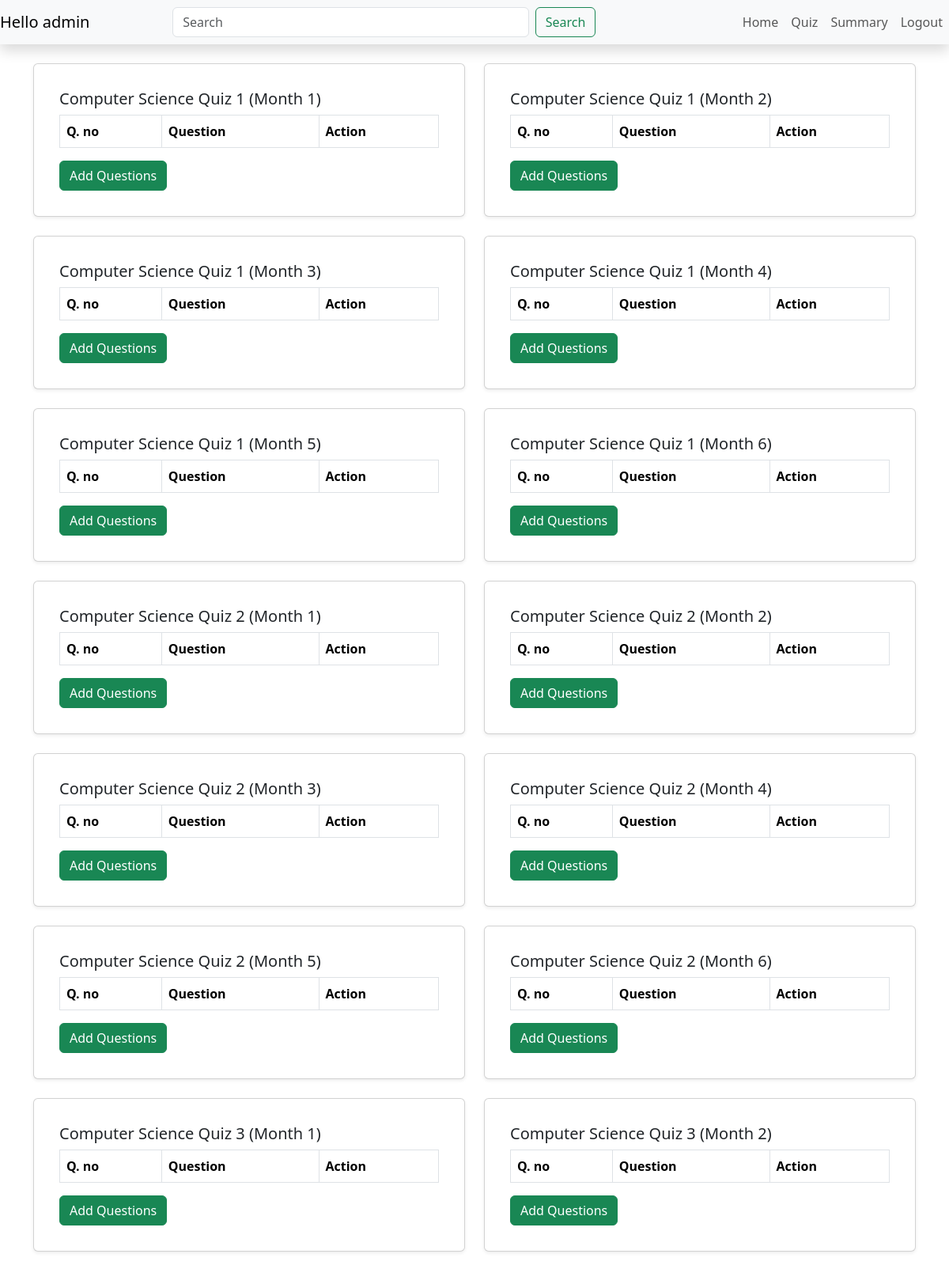
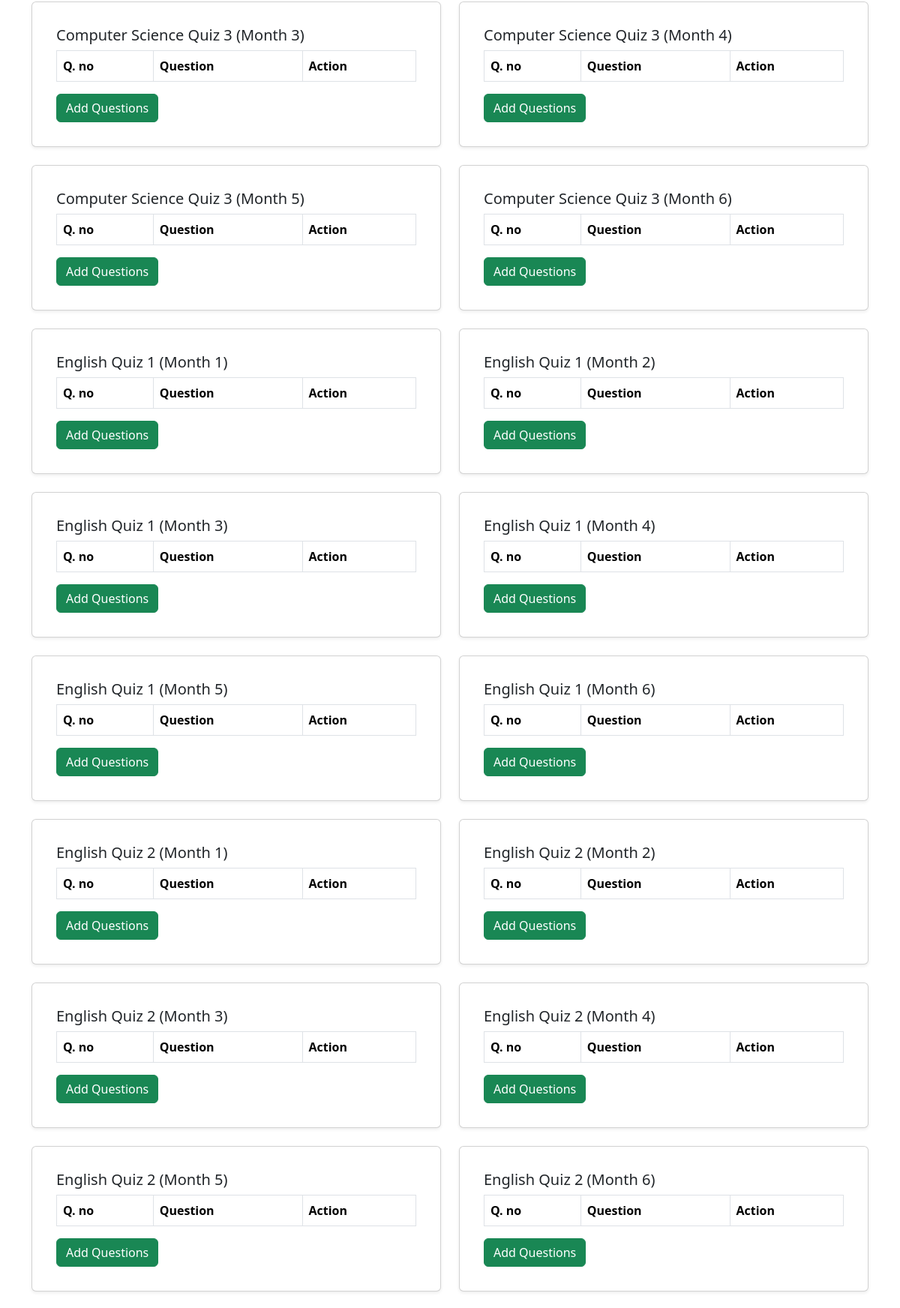
Page /admin/quiz (upper part) on the committed database (2 pictures, top to bottom).
### model.py (models this page shows)
class Quiz(db.Model):
    __tablename__ = 'quizzes'
    id = db.Column(db.Integer, primary_key=True)
    chapter_id = db.Column(db.Integer, db.ForeignKey('chapters.id'), nullable=False)
    name=db.Column(db.String(20),nullable=False)
    date_of_quiz = db.Column(db.DateTime, nullable=False)
    time_duration = db.Column(db.String(10))
    description = db.Column(db.Text)
    chapter = db.relationship('Chapter', backref=db.backref('quizzes', lazy=True))

### app.py (the view)
@app.route("/admin/quiz",methods=["GET","POST"])
def quizpage():
    data=(
        Quiz.query
        .outerjoin(Question)
        .with_entities(
            Question.id.label("id"),
            Question.question_statement.label("question"),
            Quiz.name.label("name")
        )
        .group_by(Quiz.name)
        .all()
    )
    return render_template("quizpage.html",usertype='admin',username='admin',data=data)

### templates/quizpage.html (shortened to what this page needs)
{% extends "hometemplate.html" %}
{% block content %}
<div class="container mt-4">
    <div class="row">
        {% for i in data %}
        <div class="col-md-6">
            <div class="card shadow-sm mb-4 p-3">
                <div class="card-body">
                    <h5 class="card-title">{{ i.name }}</h5>
                    <table class="table table-bordered">
                        <thead class="thead-light">
                            <tr>
                                <th>Q. no</th>
                                <th>Question</th>
                                <th>Action</th>
                            </tr>
                        </thead>
                    </table>
                    <a class="btn btn-success" href="#" data-bs-toggle="modal" data-bs-target="#addQuestionModal">
                        Add Questions
                    </a>
                </div>
            </div>
        </div>
        {% endfor %}
    </div>
</div>
{% endblock %}

### templates/hometemplate.html (style rules this page uses)
html, body { height: 100%; margin: 0; }
body { display: flex; flex-direction: column; justify-content: space-between; }

### rows in the picture
Quiz: name "Computer Science Quiz 1 (Month 1)"
Quiz: name "Computer Science Quiz 1 (Month 2)"
Quiz: name "Computer Science Quiz 1 (Month 3)"
Quiz: name "Computer Science Quiz 1 (Month 4)"
Quiz: name "Computer Science Quiz 1 (Month 5)"
Quiz: name "Computer Science Quiz 1 (Month 6)"
Quiz: name "Computer Science Quiz 2 (Month 1)"
Quiz: name "Computer Science Quiz 2 (Month 2)"
Quiz: name "Computer Science Quiz 2 (Month 3)"
Quiz: name "Computer Science Quiz 2 (Month 4)"
Quiz: name "Computer Science Quiz 2 (Month 5)"
Quiz: name "Computer Science Quiz 2 (Month 6)"
Quiz: name "Computer Science Quiz 3 (Month 1)"
Quiz: name "Computer Science Quiz 3 (Month 2)"
Quiz: name "Computer Science Quiz 3 (Month 3)"
Quiz: name "Computer Science Quiz 3 (Month 4)"
Quiz: name "Computer Science Quiz 3 (Month 5)"
Quiz: name "Computer Science Quiz 3 (Month 6)"
Quiz: name "English Quiz 1 (Month 1)"
Quiz: name "English Quiz 1 (Month 2)"
Quiz: name "English Quiz 1 (Month 3)"
Quiz: name "English Quiz 1 (Month 4)"
Quiz: name "English Quiz 1 (Month 5)"
Quiz: name "English Quiz 1 (Month 6)"
Quiz: name "English Quiz 2 (Month 1)"
Quiz: name "English Quiz 2 (Month 2)"
Quiz: name "English Quiz 2 (Month 3)"
Quiz: name "English Quiz 2 (Month 4)"
Quiz: name "English Quiz 2 (Month 5)"
Quiz: name "English Quiz 2 (Month 6)"

### other values in the picture
{{ username }} "admin"
